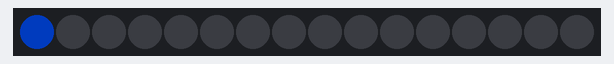
A sketch run on a simulated Arduino Uno, built with avr-gcc and run on an emulated ATmega328P. Parts: 16 RGB LEDs in strip order, left to right. Dim RGB values are drawn brighter than linear.

Above: at 0.05 s.
At 0.45 s:
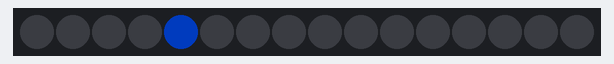
At 0.95 s:
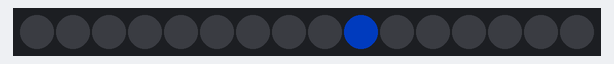
At 1.46 s:
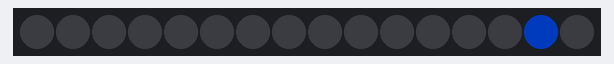
At 1.96 s:
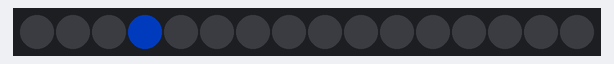

Measured:
- by itself, everything shown: repeats every 1.6 s, in 16 steps

The sketch:

led-ring-uno.ino
```cpp
// Test anneau NeoPixel (16 pixels) : chenillard bleu.
#include <Adafruit_NeoPixel.h>

Adafruit_NeoPixel anneau(16, 6, NEO_GRB + NEO_KHZ800);

void setup() {
  anneau.begin();
  anneau.setBrightness(80);
}

void loop() {
  for (int i = 0; i < 16; i++) {
    anneau.clear();
    anneau.setPixelColor(i, anneau.Color(0, 80, 255));
    anneau.show();
    delay(100);
  }
}
```
